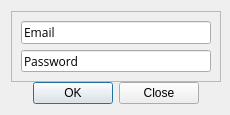
<?xml version="1.0" encoding="UTF-8"?>
<ui version="4.0">
 <class>LoginDialog</class>
 <widget class="QDialog" name="LoginDialog">
  <property name="windowModality">
   <enum>Qt::NonModal</enum>
  </property>
  <property name="geometry">
   <rect>
    <x>0</x>
    <y>0</y>
    <width>230</width>
    <height>115</height>
   </rect>
  </property>
  <property name="minimumSize">
   <size>
    <width>230</width>
    <height>115</height>
   </size>
  </property>
  <property name="maximumSize">
   <size>
    <width>230</width>
    <height>115</height>
   </size>
  </property>
  <property name="windowTitle">
   <string>Dialog</string>
  </property>
  <layout class="QGridLayout" name="gridLayout">
   <property name="rightMargin">
    <number>9</number>
   </property>
   <property name="spacing">
    <number>0</number>
   </property>
   <item row="0" column="0">
    <widget class="QFrame" name="frame">
     <property name="frameShape">
      <enum>QFrame::StyledPanel</enum>
     </property>
     <property name="frameShadow">
      <enum>QFrame::Raised</enum>
     </property>
     <layout class="QVBoxLayout" name="verticalLayout">
      <item>
       <widget class="QLineEdit" name="lineEdit">
        <property name="font">
         <font>
          <family>Open Sans</family>
         </font>
        </property>
        <property name="cursor">
         <cursorShape>ArrowCursor</cursorShape>
        </property>
        <property name="text">
         <string>Email</string>
        </property>
       </widget>
      </item>
      <item>
       <widget class="QLineEdit" name="lineEdit_2">
        <property name="font">
         <font>
          <family>Open Sans</family>
         </font>
        </property>
        <property name="cursor">
         <cursorShape>ArrowCursor</cursorShape>
        </property>
        <property name="text">
         <string>Password</string>
        </property>
       </widget>
      </item>
     </layout>
    </widget>
   </item>
   <item row="1" column="0" colspan="2">
    <widget class="QDialogButtonBox" name="buttonBox">
     <property name="orientation">
      <enum>Qt::Horizontal</enum>
     </property>
     <property name="standardButtons">
      <set>QDialogButtonBox::Close|QDialogButtonBox::Ok</set>
     </property>
     <property name="centerButtons">
      <bool>true</bool>
     </property>
    </widget>
   </item>
  </layout>
 </widget>
 <resources/>
 <connections>
  <connection>
   <sender>buttonBox</sender>
   <signal>accepted()</signal>
   <receiver>LoginDialog</receiver>
   <slot>accept()</slot>
   <hints>
    <hint type="sourcelabel">
     <x>248</x>
     <y>254</y>
    </hint>
    <hint type="destinationlabel">
     <x>157</x>
     <y>274</y>
    </hint>
   </hints>
  </connection>
  <connection>
   <sender>buttonBox</sender>
   <signal>rejected()</signal>
   <receiver>LoginDialog</receiver>
   <slot>reject()</slot>
   <hints>
    <hint type="sourcelabel">
     <x>316</x>
     <y>260</y>
    </hint>
    <hint type="destinationlabel">
     <x>286</x>
     <y>274</y>
    </hint>
   </hints>
  </connection>
 </connections>
</ui>
